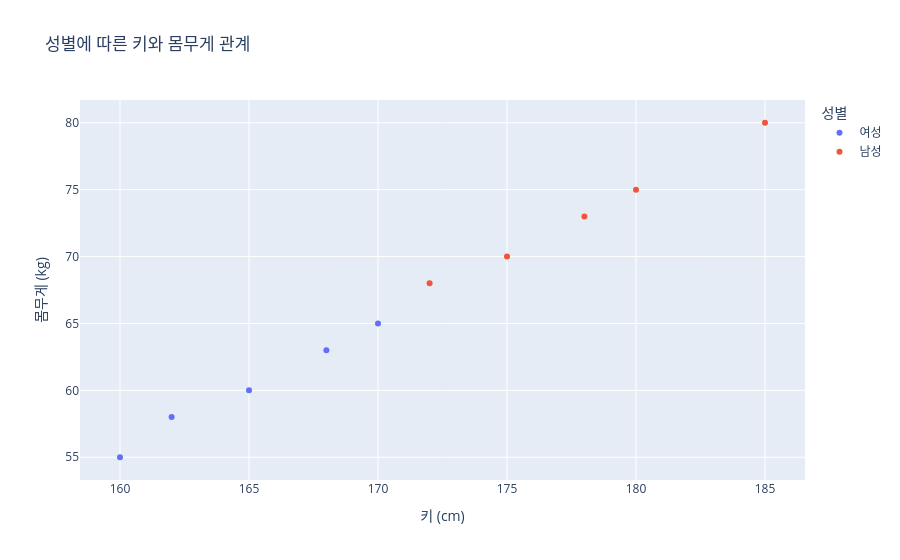

Write notebook code for a chart like this one.
### Markdown cell above
## 그룹별 산점도

### Code cell
# 성별로 구분한 산점도
fig =px.scatter(df_body, x='키', y='몸무게',
           color='성별',
           title='성별에 따른 키와 몸무게 관계',
           size_max=15)

# 회귀선 추가 
fig.update_layout(
    xaxis_title="키 (cm)",
    yaxis_title="몸무게 (kg)"
)

fig.show()

### Figure 1 — Plotly figure (JSON) as saved in the notebook; plotly's stock layout.template omitted (floating-point values rounded to 4 significant figures)
{"data": [{"hovertemplate": "성별=여성<br>키=%{x}<br>몸무게=%{y}<extra></extra>", "legendgroup": "여성", "marker": {"color": "#636efa", "symbol": "circle"}, "mode": "markers", "name": "여성", "orientation": "v", "showlegend": true, "type": "scatter", "x": [160, 165, 170, 162, 168], "xaxis": "x", "y": [55, 60, 65, 58, 63], "yaxis": "y"}, {"hovertemplate": "성별=남성<br>키=%{x}<br>몸무게=%{y}<extra></extra>", "legendgroup": "남성", "marker": {"color": "#EF553B", "symbol": "circle"}, "mode": "markers", "name": "남성", "orientation": "v", "showlegend": true, "type": "scatter", "x": [175, 180, 172, 178, 185], "xaxis": "x", "y": [70, 75, 68, 73, 80], "yaxis": "y"}], "layout": {"legend": {"title": {"text": "성별"}, "tracegroupgap": 0}, "title": {"text": "성별에 따른 키와 몸무게 관계"}, "xaxis": {"anchor": "y", "domain": [0, 1], "title": {"text": "키 (cm)"}}, "yaxis": {"anchor": "x", "domain": [0, 1], "title": {"text": "몸무게 (kg)"}}}}
